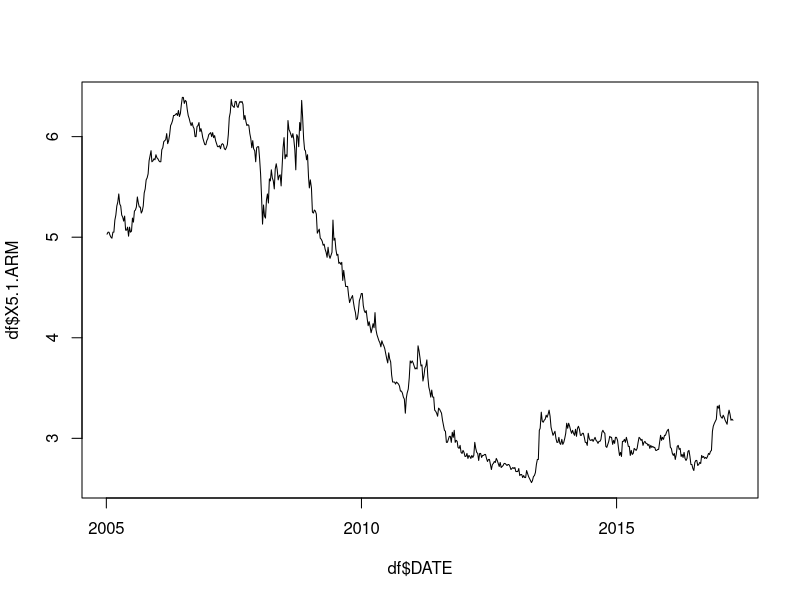
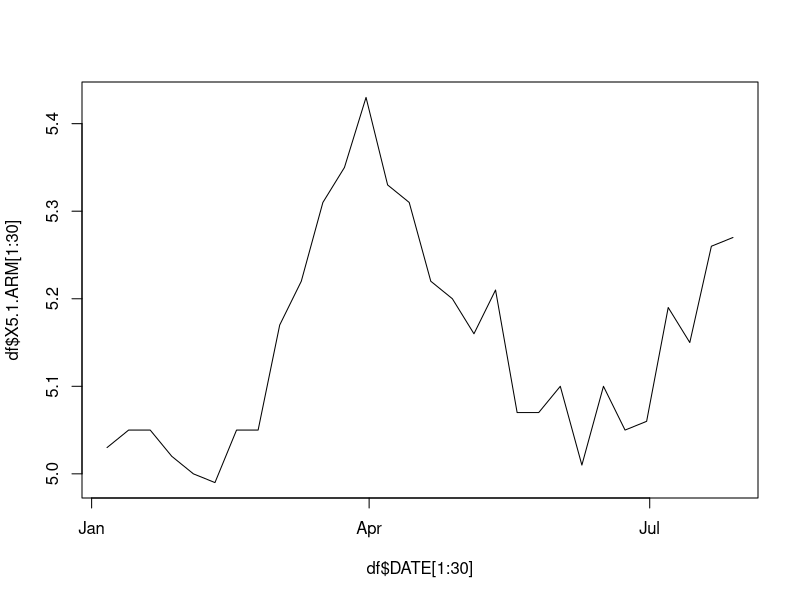
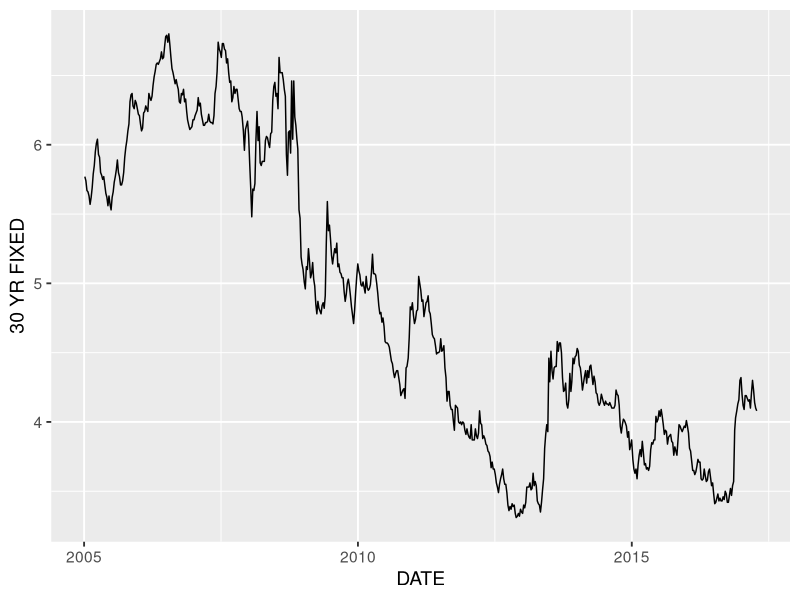
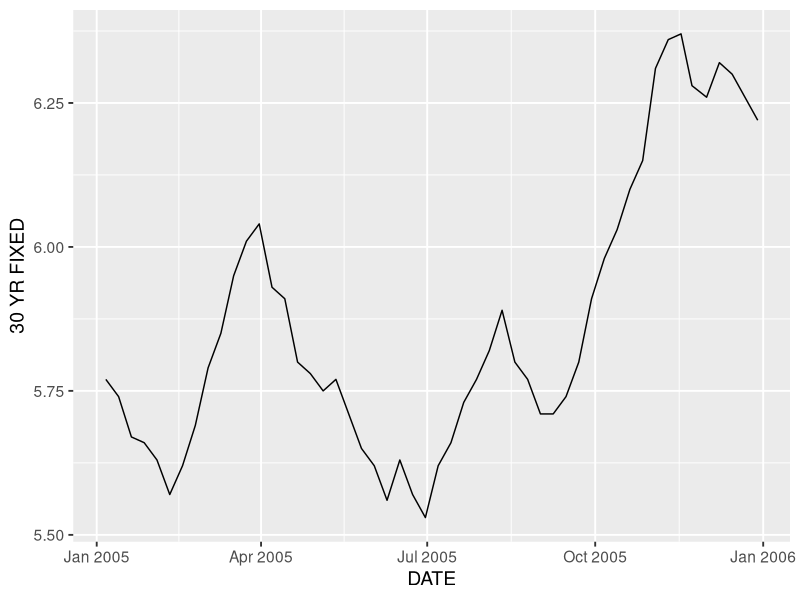
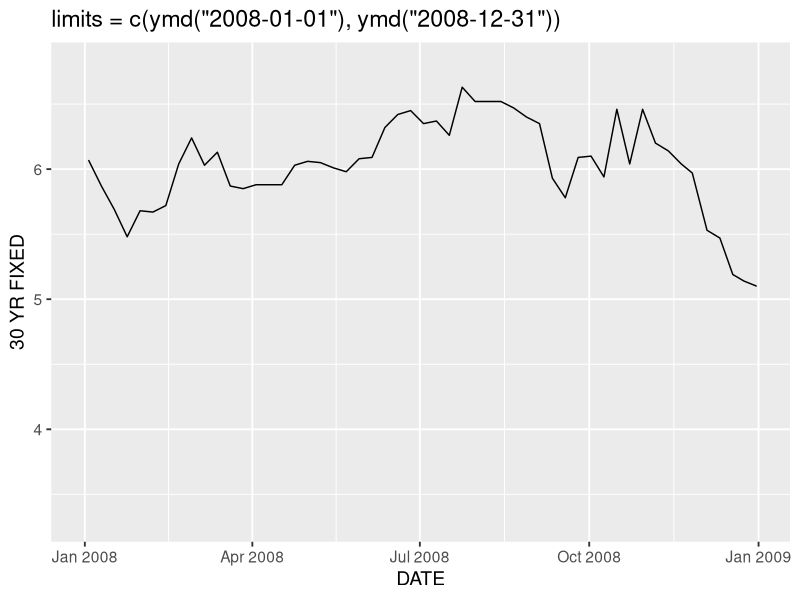
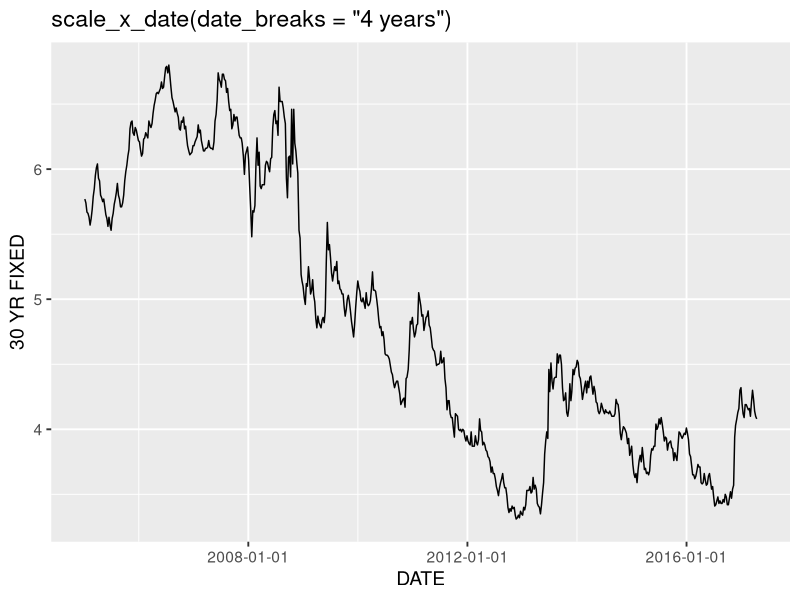
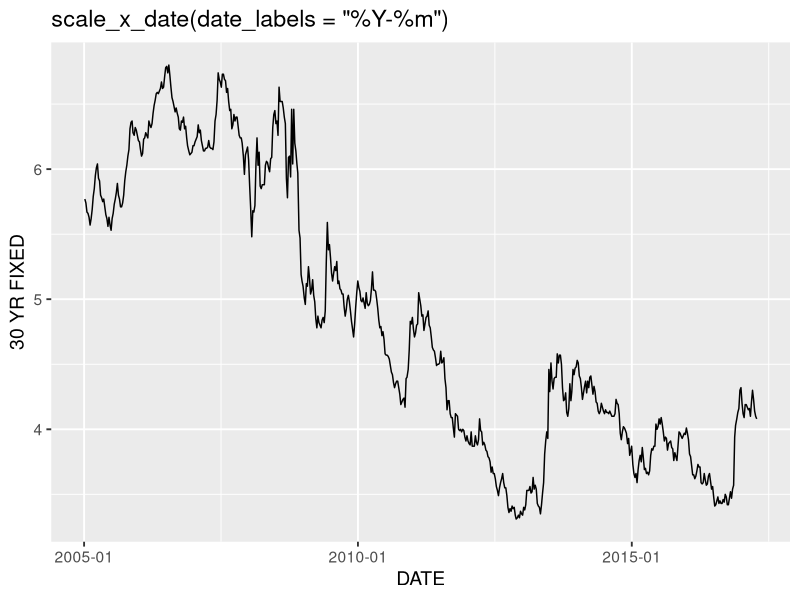
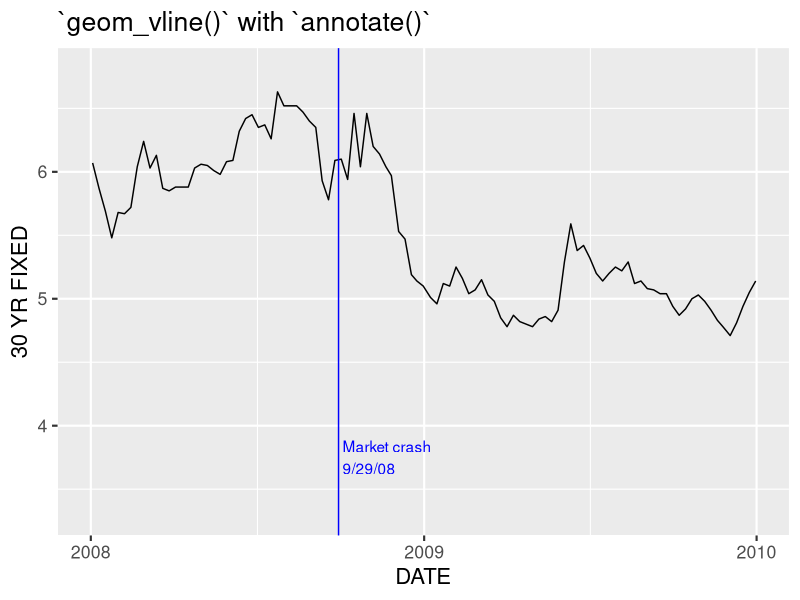

The R script that drew these images, in order:
## ---- chunk 1
dchar <- "2018-10-12"
ddate <- as.Date(dchar)
## ---- chunk 2
dchar
ddate
class(dchar)
class(ddate)
## ---- chunk 3
as.Date("Thursday, January 6, 2005", format = "%A, %B %d, %Y")
## ---- chunk 4
lubridate::mdy("April 13, 1907")
## ---- chunk 5
as.Date("2017-11-02") - as.Date("2017-01-01")
## ---- chunk 6
as.Date("2017-11-12") > as.Date("2017-3-3")
## ---- chunk 7
Sys.Date()
class(Sys.Date())
## ---- chunk 8
today <- Sys.Date()
weekdays(today)
weekdays(today, abbreviate = TRUE)
months(today)
months(today, abbreviate = TRUE)
quarters(today)
## ---- chunk 9
today <- Sys.Date()
lubridate::year(today)
lubridate::yday(today)
lubridate::month(today)
lubridate::month(today, label = TRUE)
lubridate::mday(today)
lubridate::week(today)
lubridate::wday(today)
## ---- chunk 10
df <- read.csv("data/mortgage.csv")
df$DATE <- as.Date(df$DATE)
plot(df$DATE, df$X5.1.ARM, type = "l") # on the order of years
plot(df$DATE[1:30], df$X5.1.ARM[1:30], type = "l") # switch to months
## ---- chunk 11
# readr 
library(tidyverse)
## ---- chunk 12
df <- readr::read_csv("data/mortgage.csv")

g <- ggplot(df, aes(DATE, `30 YR FIXED`)) + 
  geom_line() + 
  theme_grey(14)

g

ggplot(df %>% filter(DATE < as.Date("2006-01-01")), 
       aes(DATE, `30 YR FIXED`)) + 
  geom_line() + 
  theme_grey(14)

## ---- chunk 13
library(lubridate)
g + scale_x_date(limits = c(ymd("2008-01-01"), ymd("2008-12-31"))) +
  ggtitle("limits = c(ymd(\"2008-01-01\"), ymd(\"2008-12-31\"))")

g + scale_x_date(date_breaks = "4 years") +
  ggtitle("scale_x_date(date_breaks = \"4 years\")")

g + scale_x_date(date_labels = "%Y-%m") +
  ggtitle("scale_x_date(date_labels = \"%Y-%m\")")
## ---- chunk 14
ggplot(df, aes(DATE, `30 YR FIXED`)) + 
  geom_line() +
  geom_vline(xintercept = ymd("2008-09-29"), color = "blue") +
  annotate("text", x = ymd("2008-09-29"), y = 3.75, 
           label = " Market crash\n 9/29/08", color = "blue", 
           hjust = 0) +
  scale_x_date(limits = c(ymd("2008-01-01"), ymd("2009-12-31")),
               date_breaks = "1 year", 
               date_labels = "%Y") + 
  theme_grey(16) +
  ggtitle("`geom_vline()` with `annotate()`")
## ---- chunk 15
Sys.time()
